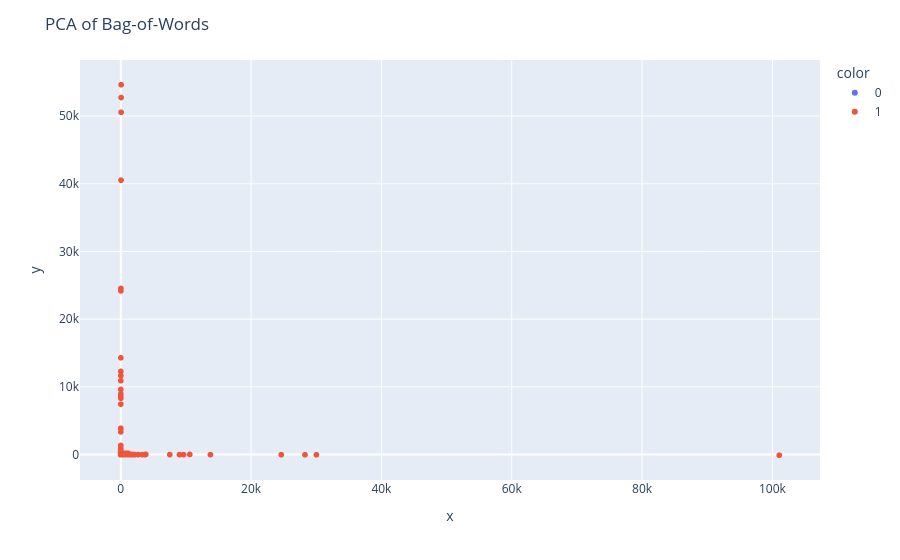

Here is the notebook cell this chart was saved with:
### Code cell
from sklearn.decomposition import PCA
import plotly.express as px
import pandas as pd
import plotly.io as pio
pio.renderers.default = "plotly_mimetype"

sample_idx = np.random.choice(BOW2.index, 120_000, replace=False)
bow_sample = BOW2.loc[sample_idx]
label_sample = Augdf.to_pandas().loc[sample_idx, "Label"]

pca = PCA(n_components=2)
X_pca = pca.fit_transform(bow_sample)

fig = px.scatter(x=X_pca[:,0], y=X_pca[:,1], color=label_sample.astype(str))
fig.update_layout(title="PCA of Bag-of-Words")
fig.show()

### Figure 1 — Plotly figure (JSON) as saved in the notebook; plotly's stock layout.template omitted (floating-point values rounded to 4 significant figures; data arrays with more than 128 entries replaced by an {"elided": "..."} marker saying what was removed)
{"data": [{"hovertemplate": "color=0<br>x=%{x}<br>y=%{y}<extra></extra>", "legendgroup": "0", "marker": {"color": "#636efa", "symbol": "circle"}, "mode": "markers", "name": "0", "showlegend": true, "type": "scattergl", "x": {"elided": "82957 float values"}, "xaxis": "x", "y": {"elided": "82957 float values"}, "yaxis": "y"}, {"hovertemplate": "color=1<br>x=%{x}<br>y=%{y}<extra></extra>", "legendgroup": "1", "marker": {"color": "#EF553B", "symbol": "circle"}, "mode": "markers", "name": "1", "showlegend": true, "type": "scattergl", "x": {"elided": "37043 float values"}, "xaxis": "x", "y": {"elided": "37043 float values"}, "yaxis": "y"}], "layout": {"legend": {"title": {"text": "color"}, "tracegroupgap": 0}, "margin": {"t": 60}, "title": {"text": "PCA of Bag-of-Words"}, "xaxis": {"anchor": "y", "domain": [0, 1], "title": {"text": "x"}}, "yaxis": {"anchor": "x", "domain": [0, 1], "title": {"text": "y"}}}}
